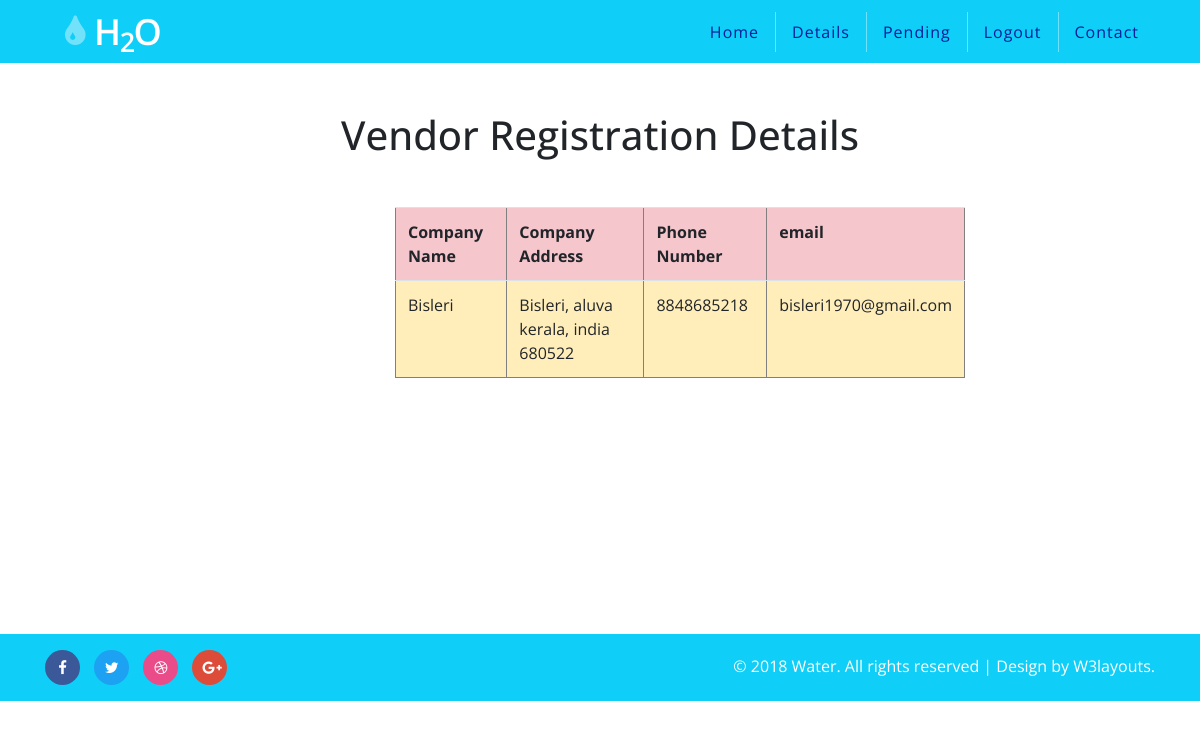
Before: /adminvendet with the older database file.
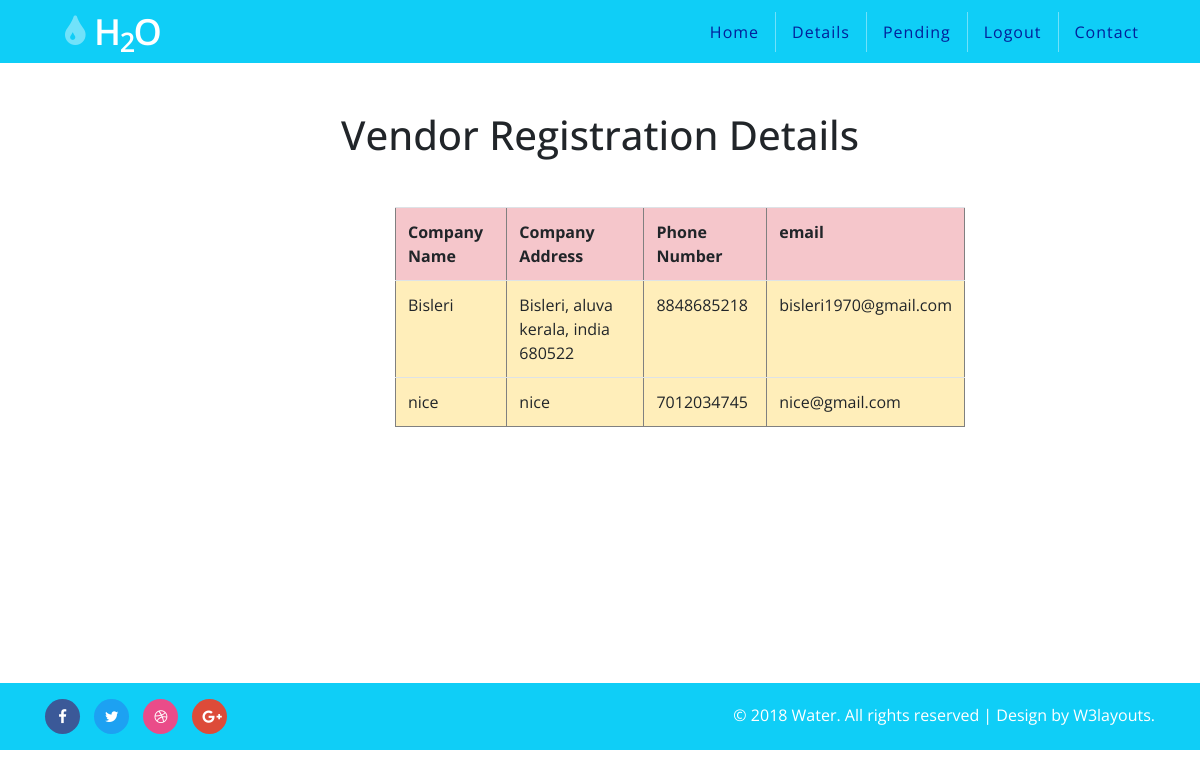
After: the same page with the newer database file.
### appone/models.py (models this page shows, shortened)
class venreg(models.Model):
    Company_Name=models.CharField(max_length=30)
    Company_id = models.CharField(max_length=20)
    Company_address = models.CharField(max_length=20)
    email = models.EmailField()
    lisence = models.FileField()
    phoneno = models.IntegerField()
    location=models.CharField(max_length=25)
    uname = models.CharField(max_length=100)
    password = models.CharField(max_length=30)
    status=models.CharField(max_length=20)

### appone/views.py (the view)
# urls.py: path('adminvendet', views.adminvendet),
def adminvendet(request):
   data = venreg.objects.all()
   return render(request, "adminvendet.html", {'data': data})

### Templates/adminvendet.html (shortened to what this page needs)
<!DOCTYPE html>
<html lang="en">
<head>
  {% load static %}
    <link href="{% static 'assets/css/bootstrap.min.css' %}" type="text/css"  rel="stylesheet" media="all">
    <link href="{% static 'assets/css/style.css' %}" type="text/css" rel="stylesheet" media="all">
    <link href="{% static 'assets/css/nav.css' %}" type="text/css" rel="stylesheet" media="all">
    <link href="{% static 'assets/css/css_slider.css' %}" type="text/css" rel="stylesheet" media="all">
    <link href="{% static 'assets/css/font-awesome.min.css' %}" rel="stylesheet">
</head>
<body>
    <header>
        <div class="container">
            <div class="header d-lg-flex justify-content-between align-items-center">
                <div class="header-agile">
                    <h1>
                        <a class="navbar-brand editContent logo" href="index.html">
                            <span class="fa fa-tint" aria-hidden="true"></span>H<SUB>2</SUB>O
                        </a>
                    </h1>
                </div>
                <div class="nav_w3ls">
                    <nav>
                        <ul class="menu">
                            <li class="nav-item "><a class="nav-link" href="adminhome">Home</a></li>
                            <li class="dropdown nav-item">
                                <a href="#" class="dropbtn nav-link">Details</a>
                            </li>
                           <li class="nav-item"><a class="nav-link" href="vendorpend">Pending</a></li>
                            <li class="nav-item"><a class="nav-link" href="../logout">logout</a></li>
                            <li class="nav-item"><a class="nav-link" href="contact">Contact</a></li>
                        </ul>
                    </nav>
                </div>
            </div>
        </div>
    </header>
    <br>
    <br>
<b><h1><center>Vendor Registration Details</center></h1></b><br><br>
      <div class="col-xl-6" style="margin-left:380px">
          <center><table border="1" align="center" class="table table-warning" >
              <tr class="table table-danger" >
                  <th>Company Name</th>
                  <th>Company Address</th>
                  <th>Phone Number</th>
                  <th>email</th>
                  </tr>
              {% for i in data %}
              <tr>
                  <td>{{i.Company_Name}}</td>
                  <td>{{i.Company_address}}</td>
                  <td>{{i.phoneno}}</td>
                  <td>{{i.email}}</td>
              </tr>
              {% endfor %}
          </table></center></div>
 <br>
 <br>
  <br>
 <br>
       <br>
 <br>
       <br>
 <br>
       <br>
 <br>
    <footer class="bg-theme1">
        <div class="container">
            <div class="cpy-right">
                <div class="row">
                    <div class="col-lg-6">
                        <div class="wthree-social">
                            <ul>
                                <li>
                                    <a href="#">
                                        <span class="fa fa-facebook-f icon_facebook"></span>
                                    </a>
                                </li>
                                <li>
                                    <a href="#">
                                        <span class="fa fa-twitter icon_twitter"></span>
                                    </a>
                                </li>
                                <li>
                                    <a href="#">
                                        <span class="fa fa-dribbble icon_dribbble"></span>
                                    </a>
                                </li>
                                <li>
                                    <a href="#">
                                        <span class="fa fa-google-plus icon_g_plus"></span>
                                    </a>
                                </li>
                            </ul>
                        </div>
                    </div>
                    <div class="col-lg-6 text-lg-right mt-lg-0 mt-4">
                        <p class="text-white">© 2018 Water. All rights reserved | Design by
                            <a href="http://w3layouts.com"> W3layouts.</a>
                        </p>
                    </div>
                </div>
            </div>
        </div>
    </footer>
</body>
</html>

### static/assets/css/style.css (style rules this page uses)
html { scroll-behavior: smooth; }
body { font-family: 'Open Sans', sans-serif; background: #fff; }
body a, .dropdown { transition: 0.5s all; -webkit-transition: 0.5s all; -moz-transition: 0.5s all; -o-transition: 0.5s all; -ms-transition: 0.5s all; text-decoration: none; outline: none; }
h1, h2, h3, h4, h5, h6 { margin: 0; font-family: 'Open Sans', sans-serif; }
p { margin: 0; color: #777; font-size: 1em; line-height: 2; }
ul { margin: 0; padding: 0; }
ul { list-style-type: none; }
.bg-theme1 { background: #0fcef7; }
span.icon_twitter { background: #1da1f2; }
span.icon_facebook { background: #3b5998; }
span.icon_dribbble { background: #ea4c89; }
span.icon_g_plus { background: #dd4b39; }
.wthree-social ul li { display: inline-block; }
.wthree-social ul li span { margin-right: 10px; color: #fff; padding: 10px; width: 35px; height: 35px; font-size: 15px; text-align: center; border-radius: 50%; }
.cpy-right { padding: 1em 0; }
.cpy-right p a { color: #fff; }

### static/assets/css/nav.css (style rules this page uses)
header { background: #0fcef7; }
.header li a { display: block; border-right: 1px solid #70e1fa; text-decoration: none; color: #031f9a; font-weight: 400; letter-spacing: 1px; text-transform: capitalize; }
.header li:last-child a { border-right: none; }
.header .logo { font-size: 0.9em; padding: 10px 20px; text-decoration: none; color: #ffffff; font-weight: 600; letter-spacing: -1.5px; }
.header .logo span { color: rgba(255, 255, 255, 0.41); margin-right: 10px; }
.header-agile { float: left; }
.header .menu { clear: both; max-height: 0; transition: max-height .2s ease-out; text-align: center; }
@media (min-width: 1024px) { .header li { float: left; } }
@media (min-width: 1024px) { .nav_w3ls { float: right; } }
.dropdown { position: relative; display: inline-block; }

Changed rows visible on the page:
added venreg: Company_Name "nice", Company_address "nice", phoneno "7012034745", email "nice@gmail.com"
